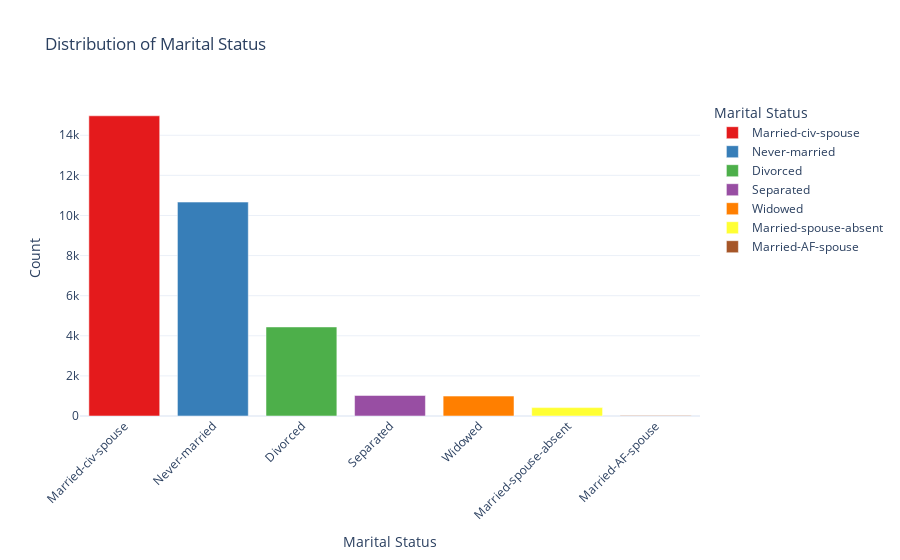

Notebook code cell kept with this figure:
### Markdown cell above
#### _4.2 Bar chart for martial status distribution

### Code cell
# Create a new column with the count of each 'marital-status' category
df_marital_counts = df_subset['marital-status'].value_counts().reset_index()
df_marital_counts.columns = ['marital-status', 'count']

# Create the interactive bar chart for 'marital-status' distribution with distinct colors
fig = px.bar(
    df_marital_counts,
    x='marital-status',
    y='count',
    title='Distribution of Marital Status',
    labels={'marital-status': 'Marital Status', 'count': 'Count'},
    color='marital-status',  # Color by 'marital-status' to apply different colors to each bar
    color_discrete_sequence=px.colors.qualitative.Set1  # Use a color sequence with distinct colors
)

# Update layout for better visualization
fig.update_layout(
    xaxis_title="Marital Status",
    yaxis_title="Count",
    template="plotly_white",
    xaxis_tickangle=-45  # Tilt x-axis labels for better readability
)

# Show the interactive plot
fig.show()

### Figure 1 — Plotly figure (JSON) as saved in the notebook; plotly's stock layout.template omitted (floating-point values rounded to 4 significant figures)
{"data": [{"alignmentgroup": "True", "hovertemplate": "Marital Status=%{x}<br>Count=%{y}<extra></extra>", "legendgroup": "Married-civ-spouse", "marker": {"color": "rgb(228,26,28)", "pattern": {"shape": ""}}, "name": "Married-civ-spouse", "offsetgroup": "Married-civ-spouse", "orientation": "v", "showlegend": true, "textposition": "auto", "type": "bar", "x": ["Married-civ-spouse"], "xaxis": "x", "y": [14970], "yaxis": "y"}, {"alignmentgroup": "True", "hovertemplate": "Marital Status=%{x}<br>Count=%{y}<extra></extra>", "legendgroup": "Never-married", "marker": {"color": "rgb(55,126,184)", "pattern": {"shape": ""}}, "name": "Never-married", "offsetgroup": "Never-married", "orientation": "v", "showlegend": true, "textposition": "auto", "type": "bar", "x": ["Never-married"], "xaxis": "x", "y": [10667], "yaxis": "y"}, {"alignmentgroup": "True", "hovertemplate": "Marital Status=%{x}<br>Count=%{y}<extra></extra>", "legendgroup": "Divorced", "marker": {"color": "rgb(77,175,74)", "pattern": {"shape": ""}}, "name": "Divorced", "offsetgroup": "Divorced", "orientation": "v", "showlegend": true, "textposition": "auto", "type": "bar", "x": ["Divorced"], "xaxis": "x", "y": [4441], "yaxis": "y"}, {"alignmentgroup": "True", "hovertemplate": "Marital Status=%{x}<br>Count=%{y}<extra></extra>", "legendgroup": "Separated", "marker": {"color": "rgb(152,78,163)", "pattern": {"shape": ""}}, "name": "Separated", "offsetgroup": "Separated", "orientation": "v", "showlegend": true, "textposition": "auto", "type": "bar", "x": ["Separated"], "xaxis": "x", "y": [1025], "yaxis": "y"}, {"alignmentgroup": "True", "hovertemplate": "Marital Status=%{x}<br>Count=%{y}<extra></extra>", "legendgroup": "Widowed", "marker": {"color": "rgb(255,127,0)", "pattern": {"shape": ""}}, "name": "Widowed", "offsetgroup": "Widowed", "orientation": "v", "showlegend": true, "textposition": "auto", "type": "bar", "x": ["Widowed"], "xaxis": "x", "y": [993], "yaxis": "y"}, {"alignmentgroup": "True", "hovertemplate": "Marital Status=%{x}<br>Count=%{y}<extra></extra>", "legendgroup": "Married-spouse-absent", "marker": {"color": "rgb(255,255,51)", "pattern": {"shape": ""}}, "name": "Married-spouse-absent", "offsetgroup": "Married-spouse-absent", "orientation": "v", "showlegend": true, "textposition": "auto", "type": "bar", "x": ["Married-spouse-absent"], "xaxis": "x", "y": [418], "yaxis": "y"}, {"alignmentgroup": "True", "hovertemplate": "Marital Status=%{x}<br>Count=%{y}<extra></extra>", "legendgroup": "Married-AF-spouse", "marker": {"color": "rgb(166,86,40)", "pattern": {"shape": ""}}, "name": "Married-AF-spouse", "offsetgroup": "Married-AF-spouse", "orientation": "v", "showlegend": true, "textposition": "auto", "type": "bar", "x": ["Married-AF-spouse"], "xaxis": "x", "y": [23], "yaxis": "y"}], "layout": {"barmode": "relative", "legend": {"title": {"text": "Marital Status"}, "tracegroupgap": 0}, "title": {"text": "Distribution of Marital Status"}, "xaxis": {"anchor": "y", "categoryarray": ["Married-civ-spouse", "Never-married", "Divorced", "Separated", "Widowed", "Married-spouse-absent", "Married-AF-spouse"], "categoryorder": "array", "domain": [0, 1], "tickangle": -45, "title": {"text": "Marital Status"}}, "yaxis": {"anchor": "x", "domain": [0, 1], "title": {"text": "Count"}}}}
